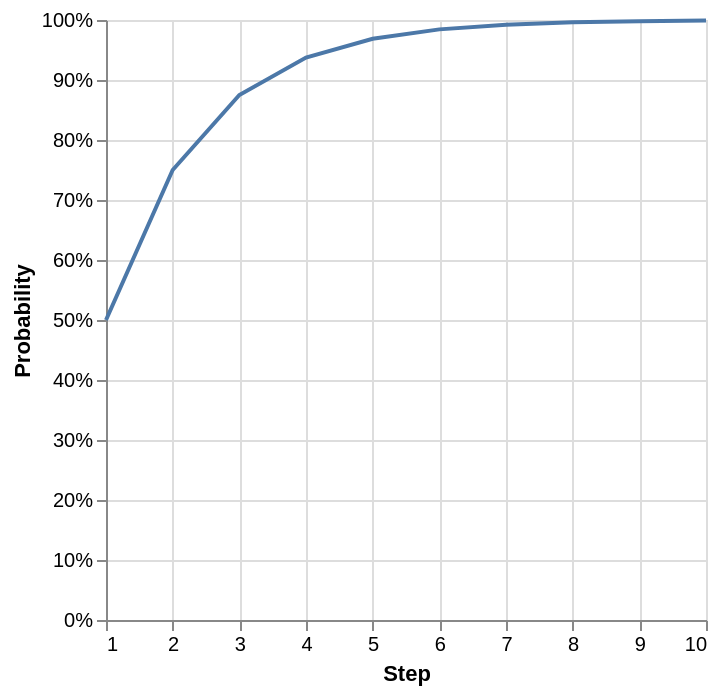

The cell this chart's notebook holds for it:
### Code cell
e = 0.5
p1 = e * 0.5 + (1 - e) * 0.5
p2 = e * 0.5 + (1 - e) * p1 + (1 - e) * 0.5
p3 = e * 0.5 + (1 - e) * p2 + (1 - e) * 0.5
p3

k = [{'Step': 1, 'Probability': e * 0.5 + (1 - e) * 0.5}]
for i in range(2, 11):
    k.append({
        'Step': i, 
        'Probability': e * 0.5 + (1 - e) * 0.5 + (1 - e) * k[-1]['Probability']
        })

df = pd.DataFrame(k)
alt.Chart(df).mark_line().encode(
    x = alt.X('Step'),
    y = alt.Y('Probability', axis=alt.Axis(format='%'))
)

### Figure 1 — Vega-Lite specification as saved in the notebook (floating-point values rounded to 4 significant figures)
{"config": {"view": {"continuousWidth": 300, "continuousHeight": 300}}, "data": {"name": "data-7a359f90614ee53de1347b1bad4c1801"}, "mark": {"type": "line"}, "encoding": {"x": {"field": "Step", "type": "quantitative"}, "y": {"axis": {"format": "%"}, "field": "Probability", "type": "quantitative"}}, "$schema": "https://vega.github.io/schema/vega-lite/v6.4.1.json", "datasets": {"data-7a359f90614ee53de1347b1bad4c1801": [{"Step": 1, "Probability": 0.5}, {"Step": 2, "Probability": 0.75}, {"Step": 3, "Probability": 0.875}, {"Step": 4, "Probability": 0.9375}, {"Step": 5, "Probability": 0.9688}, {"Step": 6, "Probability": 0.9844}, {"Step": 7, "Probability": 0.9922}, {"Step": 8, "Probability": 0.9961}, {"Step": 9, "Probability": 0.998}, {"Step": 10, "Probability": 0.999}]}}
